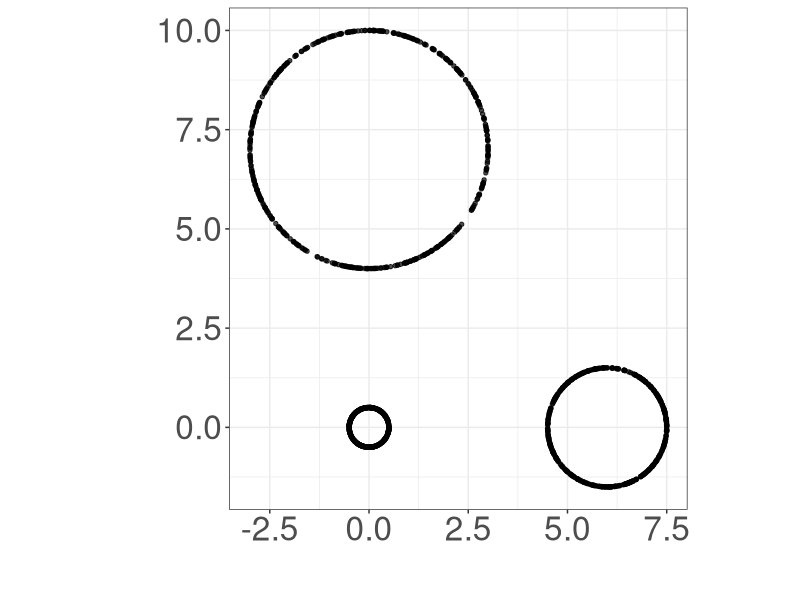

Write the R code that produced this figure.


## ============================================
## Disjoint, non-nested circle manifolds in R
## ============================================

set.seed(123)

## ---- Parameters ----
n_per_circle <- 500

radii <- c(
  small  = 0.5,
  medium = 1.5,
  large  = 3.0
)

noise_frac <- 0   # relative noise (0 for exact manifolds)
margin     <- 0.5    # extra separation buffer

## ---- Define non-overlapping centers ----
centers <- list(
  small  = c(0, 0),
  medium = c(6, 0),
  large  = c(0, 7)
)

## ---- Sampling function ----
sample_noisy_circle <- function(n, R, center, noise_frac = 0) {
  theta <- runif(n, 0, 2 * pi)
  r_noise <- if (noise_frac > 0) {
    rnorm(n, mean = R, sd = noise_frac * R)
  } else {
    rep(R, n)
  }
  
  x <- center[1] + r_noise * cos(theta)
  y <- center[2] + r_noise * sin(theta)
  cbind(x, y)
}

## ---- Generate data ----
circle_data <- do.call(rbind, lapply(names(radii), function(name) {
  R <- radii[name]
  ctr <- centers[[name]]
  
  pts <- sample_noisy_circle(
    n = n_per_circle,
    R = R,
    center = ctr,
    noise_frac = noise_frac
  )
  
  data.frame(
    x = pts[, 1],
    y = pts[, 2],
    manifold = name,
    radius = R
  )
}))

## ---- Visualization ----
library(ggplot2)

ggplot(circle_data, aes(x = x, y = y)) +
  geom_point(size = 1.2, alpha = 0.7) +
  coord_equal() +
  theme_bw() +
  xlab("") +
  ylab("") +
  theme(
    text = element_text(size = 30),
    legend.title = element_blank(),
    legend.position = c(.85, .85),
    legend.background = element_blank(),
    legend.box.background = element_rect(color = "black")
  )



# Save the data to csv 
write.csv(circle_data,
          file = "disjoint_circle_manifolds.csv",
          row.names = FALSE)
